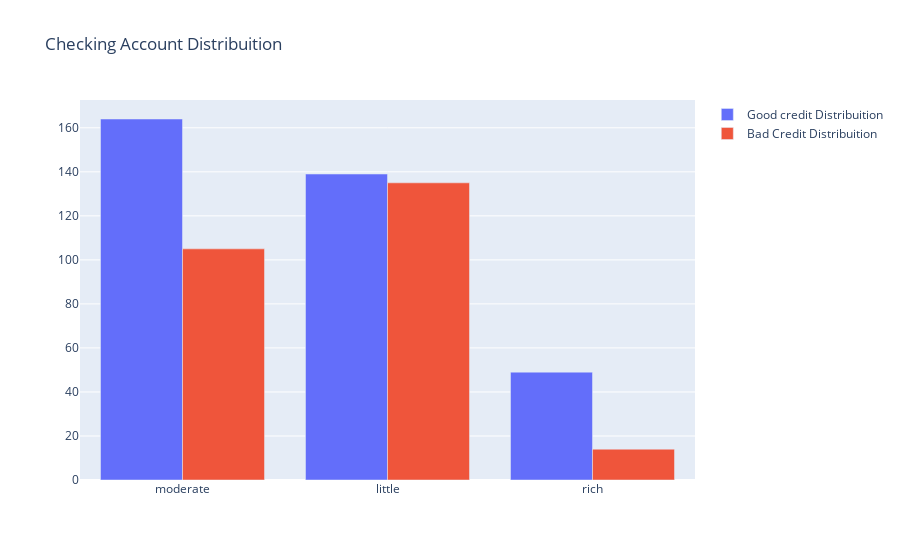

Notebook code cell kept with this figure:
### Markdown cell above
**6. Is there any correlation between checking account and risk?**

### Code cell
trace0 = go.Bar(
    x = df[df["Risk"]== 'good']["Checking account"].value_counts().index.values,
    y = df[df["Risk"]== 'good']["Checking account"].value_counts().values,
    name='Good credit Distribuition'
)

trace1 = go.Bar(
    x = df[df["Risk"]== 'bad']["Checking account"].value_counts().index.values,
    y = df[df["Risk"]== 'bad']["Checking account"].value_counts().values,
    name="Bad Credit Distribuition"
)

data = [trace0, trace1]

layout = go.Layout(
    title='Checking Account Distribuition'
)

fig = go.Figure(data=data, layout=layout)

py.iplot(fig, filename='grouped-bar')

### Figure 1 — Plotly figure (JSON) as saved in the notebook; plotly's stock layout.template omitted (floating-point values rounded to 4 significant figures)
{"data": [{"name": "Good credit Distribuition", "type": "bar", "x": ["moderate", "little", "rich"], "y": [164, 139, 49]}, {"name": "Bad Credit Distribuition", "type": "bar", "x": ["little", "moderate", "rich"], "y": [135, 105, 14]}], "layout": {"title": {"text": "Checking Account Distribuition"}}}
